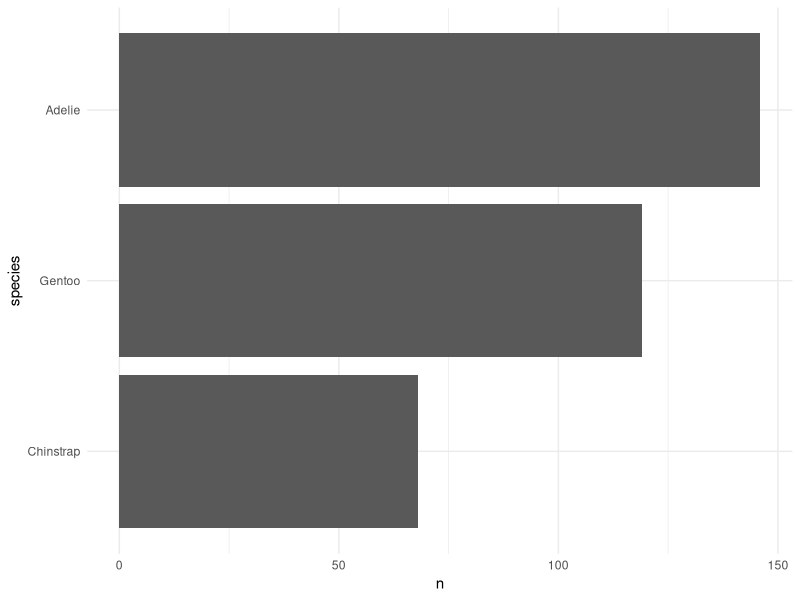
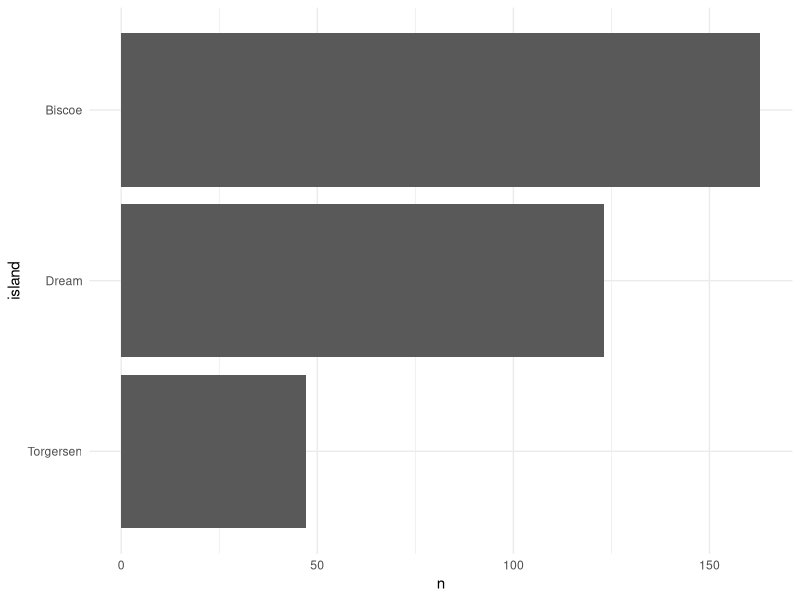
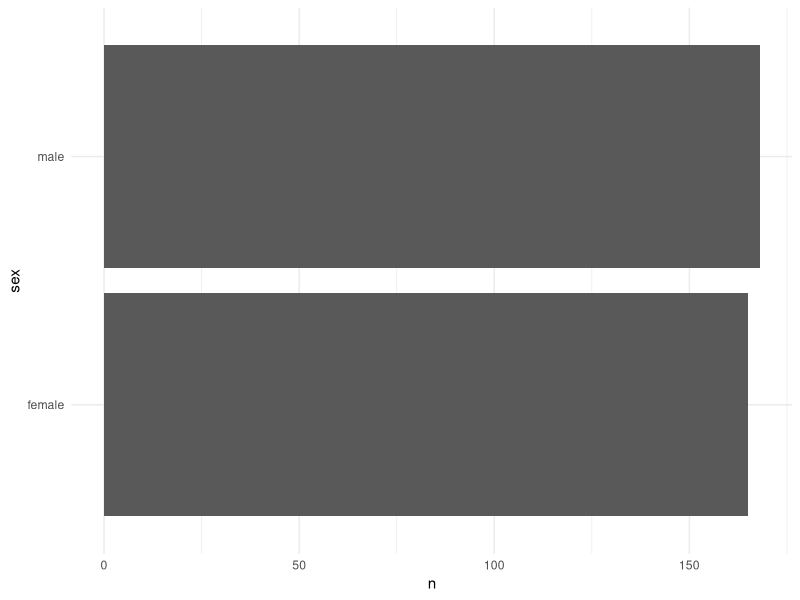
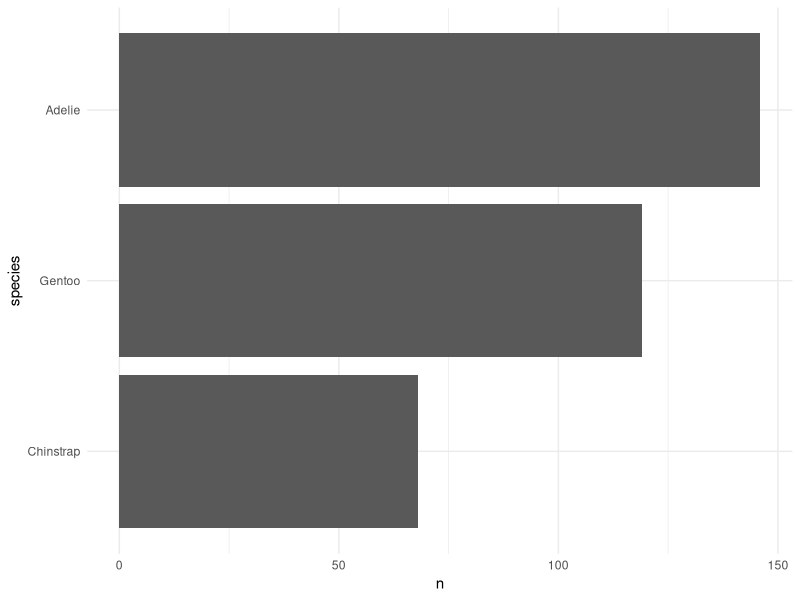
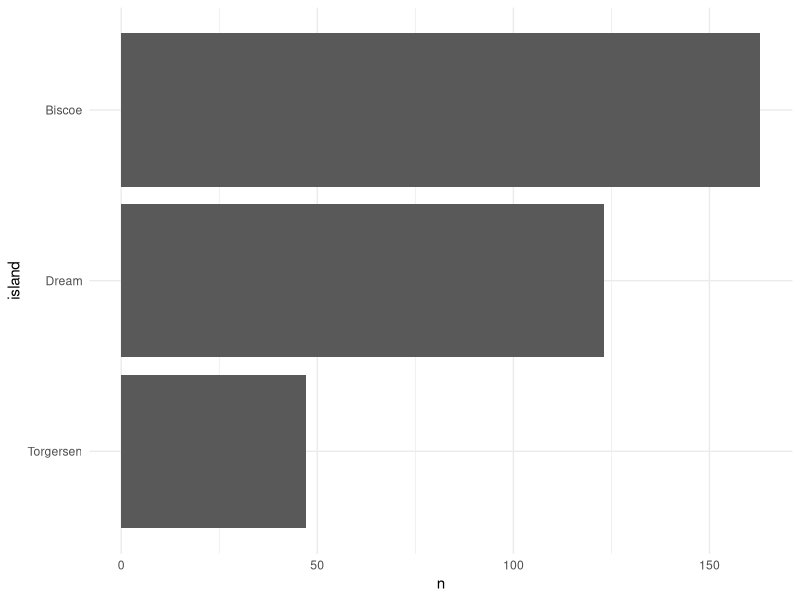
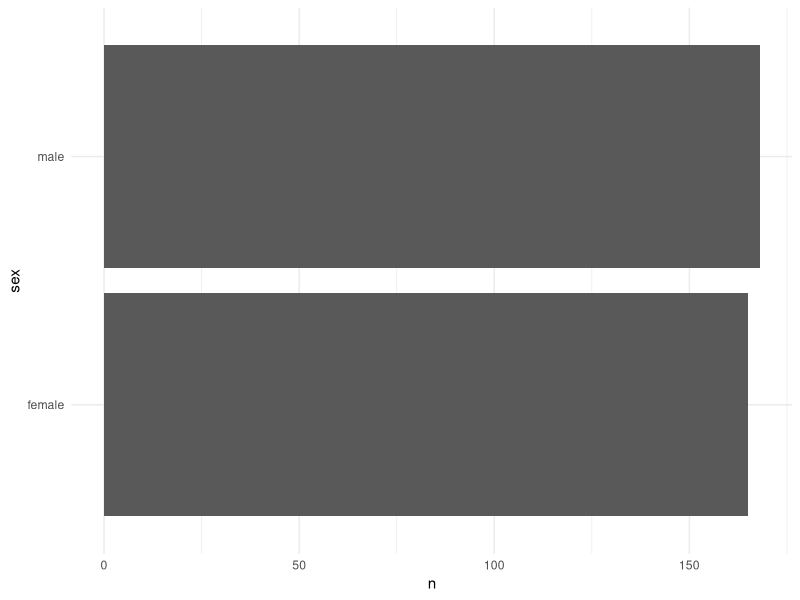
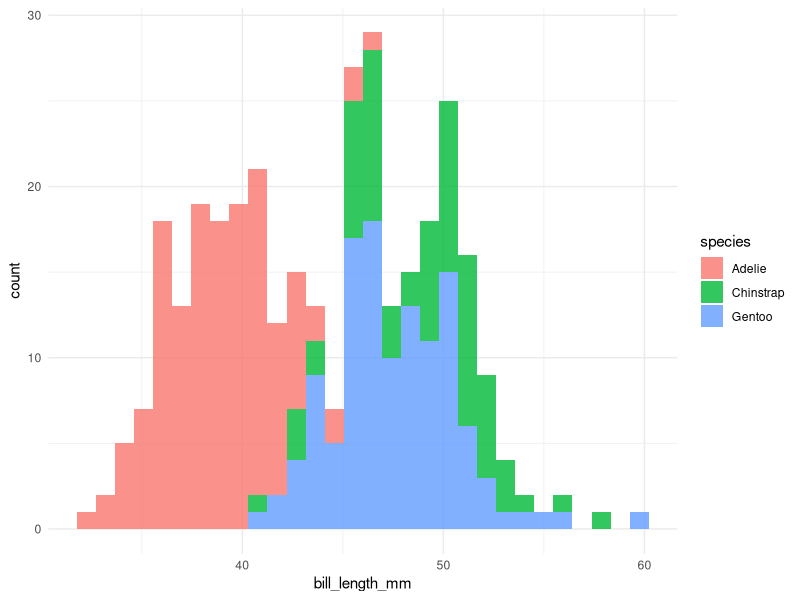
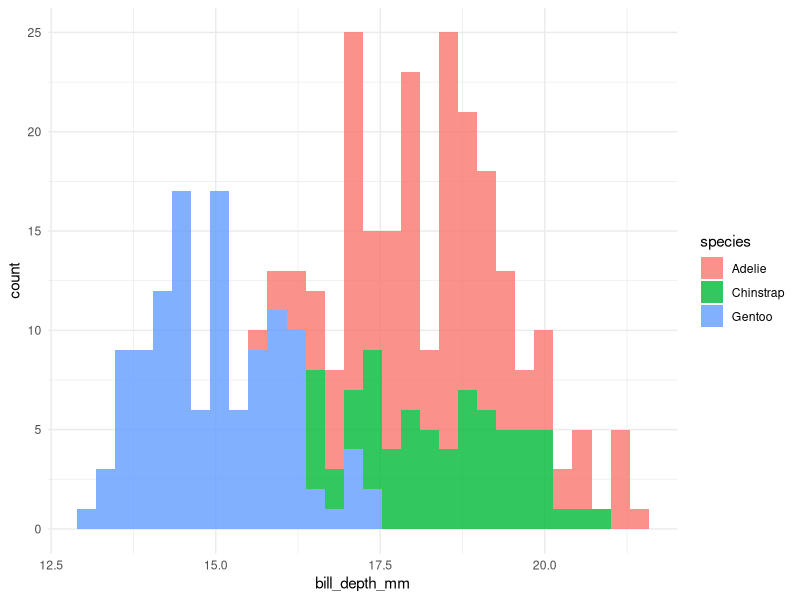

The R script that drew these images, in order:
## ---- chunk 1
#| label: load-the-data
#| warning: false
library(tidyverse)
library(palmerpenguins)
theme_set(theme_minimal())

penguins %>% glimpse()
## ---- chunk 2
#| label: plot-the-data
#| warning: false
#| message: false
#| column: screen-inset-shaded
#| layout-nrow: 1
penguins %>% 
  drop_na() %>% 
  count(species, sort = TRUE) %>% 
  mutate(species = fct_reorder(species, n)) %>% 
  ggplot(aes(x = species, y = n)) + 
  geom_col() +
  coord_flip()

penguins %>% 
  drop_na() %>% 
  count(island, sort = TRUE) %>% 
  mutate(island = fct_reorder(island, n)) %>% 
  ggplot(aes(x = island, y = n)) + 
  geom_col() +
  coord_flip()

penguins %>% 
  drop_na() %>% 
  count(sex, sort = TRUE) %>% 
  mutate(sex = fct_reorder(sex, n)) %>% 
  ggplot(aes(x = sex, y = n)) + 
  geom_col() +
  coord_flip()
## ---- chunk 3
#| label: create-the-function
#| warning: false
#| message: false
# function - discrete plots
geomcol_discrete <- function(tbl, column) {
  tbl %>% 
    drop_na() %>% 
    count({{ column }}, sort = TRUE) %>% 
    mutate({{ column }} := fct_reorder({{ column }}, n)) %>% 
    ggplot(aes(x = {{ column }}, y = n)) + 
    geom_col() +
    coord_flip()
}
## ---- chunk 4
#| label: plot-using-function
#| warning: false
#| message: false
#| column: screen-inset-shaded
#| layout-nrow: 1
penguins %>% geomcol_discrete(species)
penguins %>% geomcol_discrete(island)
penguins %>% geomcol_discrete(sex)
## ---- chunk 5
#| label: continuous-function-plots
#| warning: false
#| message: false
#| column: screen-inset-shaded
#| layout-nrow: 2
# function - continuous plots
geomhist_continuous <- function(tbl, column) {
  tbl %>% 
    drop_na() %>% 
    ggplot(aes(x = {{ column }}, fill = species)) +
    geom_histogram(alpha = 0.8)
}

# now we quickly plot
penguins %>% geomhist_continuous(bill_length_mm)
penguins %>% geomhist_continuous(bill_depth_mm)
penguins %>% geomhist_continuous(flipper_length_mm)
penguins %>% geomhist_continuous(body_mass_g)
